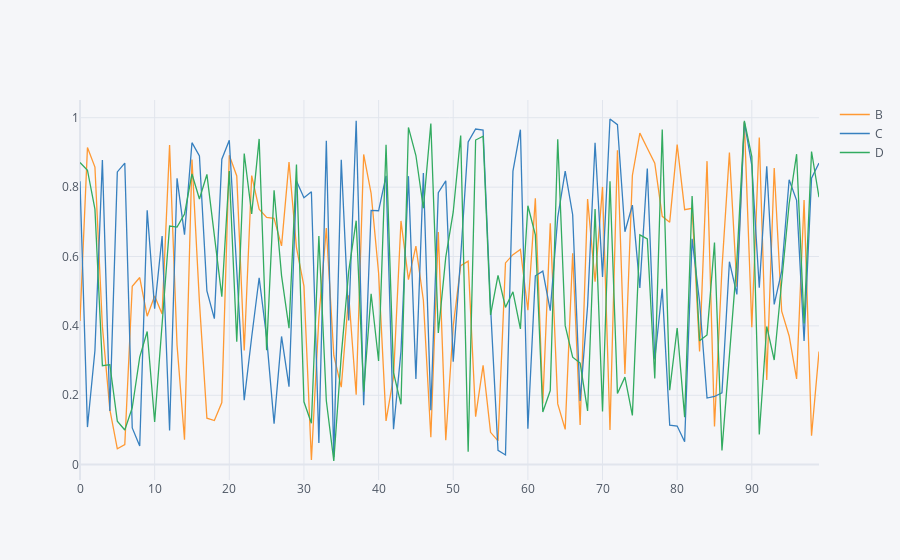

The cell this chart's notebook holds for it:
### Code cell
print('What kind of plot you need , the complete data plot or columns plot')
cat = input('Press 1 for plotting all columns or press 2 for specifying columns to plot')
cat = int(cat)
main(cat)
